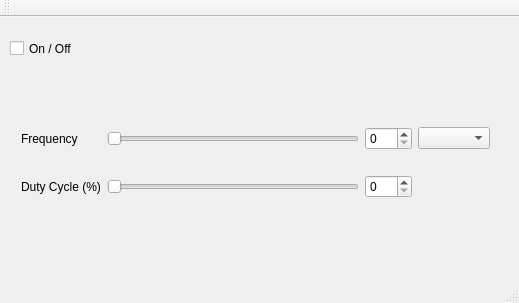
<?xml version="1.0" encoding="UTF-8"?>
<ui version="4.0">
 <class>MainWindow</class>
 <widget class="QMainWindow" name="MainWindow">
  <property name="geometry">
   <rect>
    <x>0</x>
    <y>0</y>
    <width>519</width>
    <height>303</height>
   </rect>
  </property>
  <property name="windowTitle">
   <string>MainWindow</string>
  </property>
  <widget class="QWidget" name="centralWidget">
   <widget class="QCheckBox" name="OnOffCheckBox">
    <property name="geometry">
     <rect>
      <x>10</x>
      <y>20</y>
      <width>92</width>
      <height>23</height>
     </rect>
    </property>
    <property name="text">
     <string>On / Off</string>
    </property>
   </widget>
   <widget class="QWidget" name="layoutWidget">
    <property name="geometry">
     <rect>
      <x>10</x>
      <y>80</y>
      <width>491</width>
      <height>131</height>
     </rect>
    </property>
    <layout class="QGridLayout" name="gridLayout_2">
     <item row="1" column="1">
      <widget class="QSlider" name="dutyCycleSlider">
       <property name="minimum">
        <number>1</number>
       </property>
       <property name="orientation">
        <enum>Qt::Horizontal</enum>
       </property>
      </widget>
     </item>
     <item row="0" column="1">
      <widget class="QSlider" name="frequencySlider">
       <property name="sizePolicy">
        <sizepolicy hsizetype="Expanding" vsizetype="Fixed">
         <horstretch>0</horstretch>
         <verstretch>0</verstretch>
        </sizepolicy>
       </property>
       <property name="maximum">
        <number>500</number>
       </property>
       <property name="orientation">
        <enum>Qt::Horizontal</enum>
       </property>
      </widget>
     </item>
     <item row="0" column="0">
      <widget class="QLabel" name="label">
       <property name="text">
        <string>Frequency</string>
       </property>
      </widget>
     </item>
     <item row="1" column="0">
      <widget class="QLabel" name="label_2">
       <property name="text">
        <string>Duty Cycle (%)</string>
       </property>
      </widget>
     </item>
     <item row="0" column="3">
      <widget class="QComboBox" name="frequencyComboBox"/>
     </item>
     <item row="0" column="2">
      <widget class="QSpinBox" name="frequencySpinBox">
       <property name="maximum">
        <number>500</number>
       </property>
      </widget>
     </item>
     <item row="1" column="2">
      <widget class="QSpinBox" name="dutyCycleSpinBox"/>
     </item>
    </layout>
   </widget>
  </widget>
  <widget class="QMenuBar" name="menuBar">
   <property name="geometry">
    <rect>
     <x>0</x>
     <y>0</y>
     <width>519</width>
     <height>22</height>
    </rect>
   </property>
  </widget>
  <widget class="QToolBar" name="mainToolBar">
   <attribute name="toolBarArea">
    <enum>TopToolBarArea</enum>
   </attribute>
   <attribute name="toolBarBreak">
    <bool>false</bool>
   </attribute>
  </widget>
  <widget class="QStatusBar" name="statusBar"/>
 </widget>
 <layoutdefault spacing="6" margin="11"/>
 <resources/>
 <connections/>
</ui>
